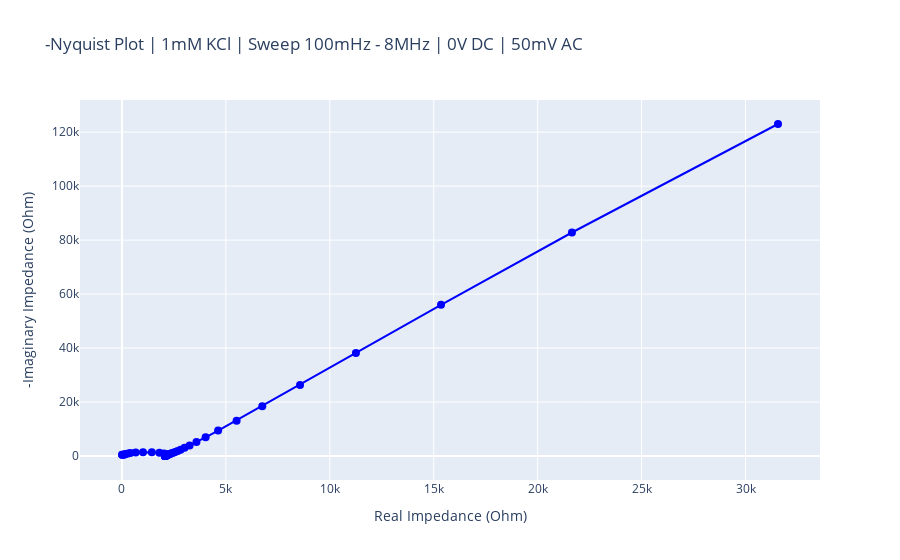

Here is the notebook cell this chart was saved with:
### Markdown cell above
### Creating a -Nyquist Plot from Zhanner Export CSV

### Code cell
import plotly.graph_objects as go
import pandas as pd
import numpy as np

# Read the CSV file
df = pd.read_csv(r"C:\Users\USER\Desktop\Omri_Yarden\New Pkak\kcl_1mm ac50mv dv0 100mhz-8mhz.csv")


# Convert phase values to radians
df['Phase/Radians'] = np.radians(df['Phase/deg'])

# Calculate the real and imaginary components of the impedance
df['Real Impedance'] = df['impedance/Ohm'] * np.cos(df['Phase/Radians'])
df['Imaginary Impedance'] = df['impedance/Ohm'] * np.sin(df['Phase/Radians'])

# Create the Nyquist plot
fig = go.Figure(data=go.Scatter(
    x=df['Real Impedance'],
    y=-1*df['Imaginary Impedance'],
    mode='lines+markers',
    marker=dict(
        color='blue',
        size=8
    ),
    text=df['Frequency/Hz'],
    hovertemplate='Frequency: %{text} Hz<br>Real Impedance: %{x} Ohm<br>Imaginary Impedance: %{y} Ohm',
))

# Customize the plot layout
fig.update_layout(
    title='-Nyquist Plot | 1mM KCl | Sweep 100mHz - 8MHz | 0V DC | 50mV AC ',
    xaxis=dict(title='Real Impedance (Ohm)'),
    yaxis=dict(title='-Imaginary Impedance (Ohm)'),
)

# Show the plot
fig.show()

# Save the figures to HTML file
with open(r"C:\Users\USER\Desktop\Omri_Yarden\Project Book - Updated\poster_312516396_204772073\plotly_figures2.html", 'w') as f:
    f.write(fig.to_html(full_html=False, include_plotlyjs='cdn'))

### Figure 1 — Plotly figure (JSON) as saved in the notebook; plotly's stock layout.template omitted (floating-point values rounded to 4 significant figures)
{"data": [{"hovertemplate": "Frequency: %{text} Hz<br>Real Impedance: %{x} Ohm<br>Imaginary Impedance: %{y} Ohm", "marker": {"color": "blue", "size": 8}, "mode": "lines+markers", "text": [0.1, 0.158, 0.25, 0.391, 0.604, 0.919, 1.38, 2.03, 2.93, 4.17, 5.84, 8.06, 11, 14.7, 19.5, 25.5, 33.1, 42.4, 53.9, 67.9, 85.4, 107, 135, 170, 213, 268, 337, 424, 533, 670, 843, 1060, 1330, 1680, 2110, 2650, 3330, 4190, 5260, 6620, 8320, 10500, 13200, 16500, 20800, 26100, 32900, 41300, 52000, 65300, 82100, 103000, 130000, 163000, 205000, 258000, 324000, 408000, 513000, 645000, 811000, 1020000, 1280000, 1610000, 2030000, 2550000, 3200000, 4030000, 5060000, 6360000, 8000000], "type": "scatter", "x": [31560.0, 21650.0, 15350.0, 11260.0, 8569.0, 6752.0, 5516.0, 4628.0, 4026.0, 3586.0, 3256.0, 3014.0, 2822.0, 2680.0, 2563.0, 2468.0, 2393.0, 2332.0, 2283.0, 2241.0, 2211.0, 2186.0, 2166.0, 2153.0, 2138.0, 2122.0, 2114.0, 2106.0, 2097.0, 2098.0, 2089.0, 2089.0, 2079.0, 2080.0, 2080.0, 2080.0, 2080.0, 2070.0, 2070.0, 2070.0, 2070.0, 2070.0, 2070.0, 2070.0, 2070.0, 2070.0, 2070.0, 2080.0, 2080.0, 2090.0, 2089.0, 2099.0, 2107.0, 2125.0, 2141.0, 2152.0, 2158.0, 2150.0, 2127.0, 2025.0, 1802.0, 1438.0, 1015.0, 661.6, 407.2, 297.0, 173.1, 131.5, 77.3, 3.5, 17.58], "y": [123000.0, 82820.0, 56040.0, 38170.0, 26340.0, 18400.0, 13080.0, 9425.0, 6936.0, 5180.0, 3926.0, 3025.0, 2362.0, 1874.0, 1501.0, 1214.0, 990.3, 813.5, 673.6, 560.0, 467.2, 388.2, 322.6, 269.0, 224.0, 184.2, 153.8, 126.2, 104.8, 87.57, 72.21, 59.81, 51.18, 41.75, 34.85, 30.49, 25.05, 20.95, 19.15, 17.7, 15.54, 15.9, 14.81, 14.09, 17.7, 21.68, 22.4, 27.23, 36.3, 44.5, 57.99, 76.22, 107.9, 148.6, 201.6, 279.1, 371.6, 513.3, 703.7, 933.6, 1191.0, 1376.0, 1401.0, 1279.0, 1086.0, 915.0, 736.9, 590.5, 497.0, 436.0, 437.6]}], "layout": {"title": {"text": "-Nyquist Plot | 1mM KCl | Sweep 100mHz - 8MHz | 0V DC | 50mV AC "}, "xaxis": {"title": {"text": "Real Impedance (Ohm)"}}, "yaxis": {"title": {"text": "-Imaginary Impedance (Ohm)"}}}}
